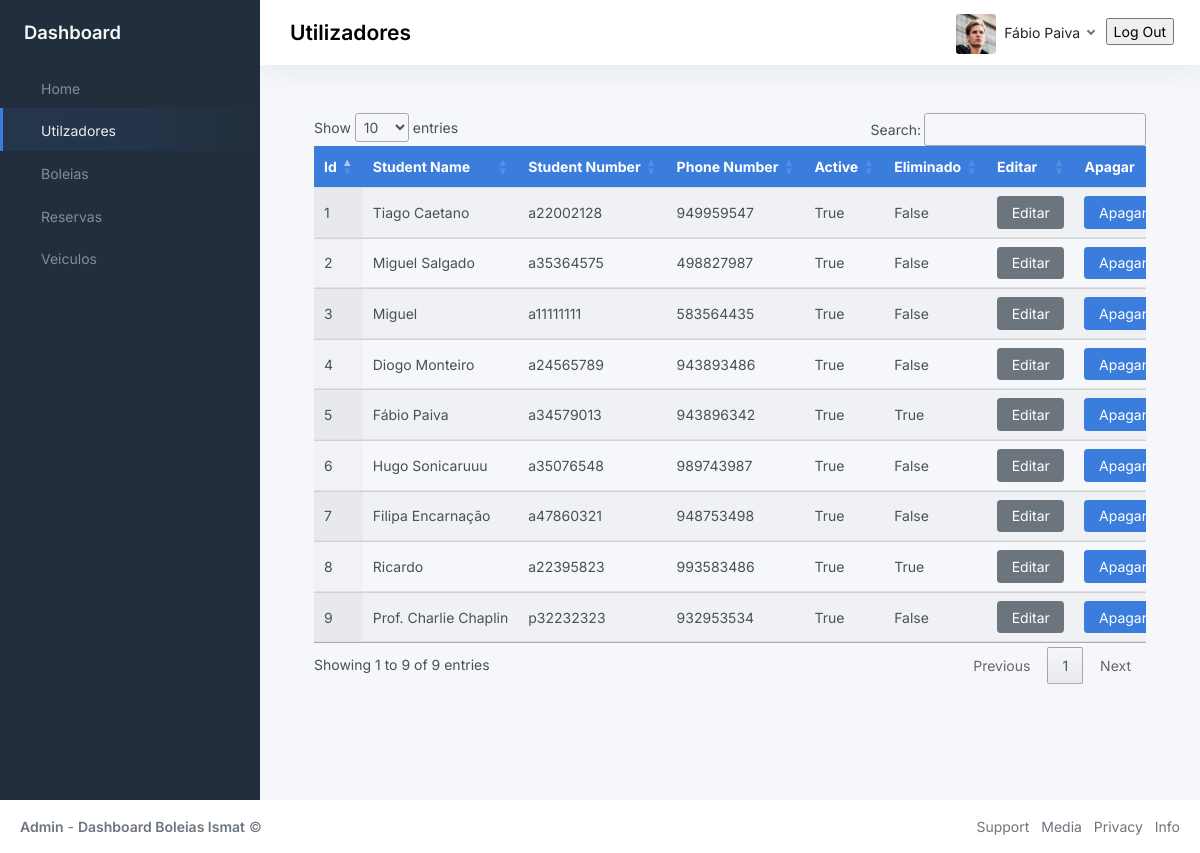
The page /usersPage (signed in) on the database as committed earlier.
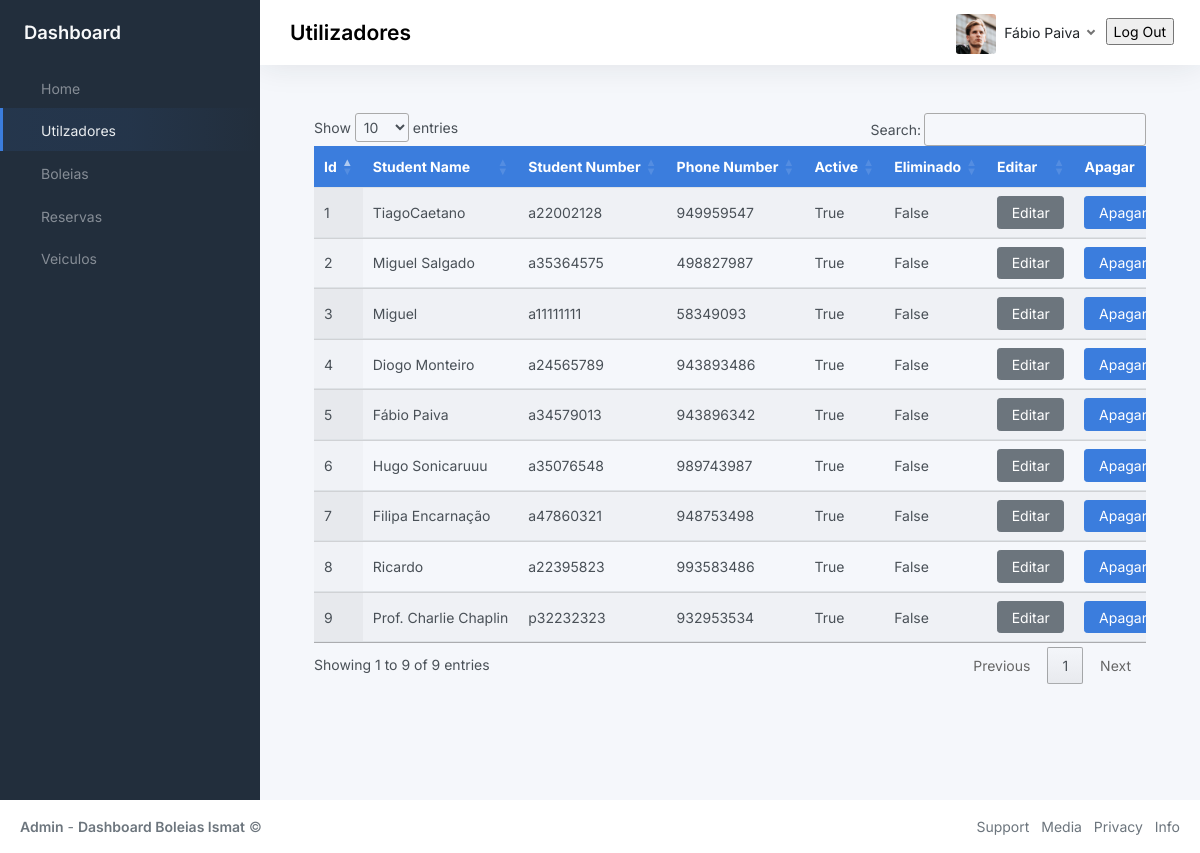
The same page on the database as committed later.
### BackOffice/models.py (models this page shows, shortened)
class User(db.Model, UserMixin):
	__tablename__ = 'user'
	id = db.Column(db.Integer, primary_key=True)
	name = db.Column(db.String(80), unique=True, nullable=False)
	student_number = db.Column(db.String(9), unique=True, nullable=False)
	phone_number = db.Column(db.Integer(), nullable=False)
	password = db.Column(db.String(60), nullable=False)
	gender = db.Column(db.String(10), nullable=False)
	registration_date = db.Column(db.DateTime, default=datetime.now)
	last_login_date = db.Column(db.DateTime, default=datetime.now)
	active = db.Column(db.Boolean())
	deleted = db.Column(db.Boolean(), default=False)

### BackOffice/userModule/__init__.py (the view, shortened to what this page needs)
@userModule.route('/usersPage', methods=['GET', 'POST'])
def toUsersPage():
    if current_user.is_authenticated:
        try:
            use_id = current_user.id
            activeUser =  db.session.query(User).filter(User.id==use_id).first()
            if request.method == 'GET':
                get_Users = db.session.query(User).all()
                return render_template("users.html", title="Login", get_Users = get_Users, activeUser = activeUser)
        except Exception as e:
            print(str(e))
    else:
        return redirect('/pages-sign-in')

### BackOffice/app.py (called while the page is built)
def create_app(config_filename):
    run = Flask(__name__)
    run.config.from_object(config_filename)
    db.init_app(run)
    bcrypt.init_app(run)
    with run.app_context():
        db.create_all()
    login_manager = LoginManager()
    login_manager.login_view = 'auth.login'
    login_manager.init_app(run)
    @login_manager.user_loader
    def load_user(user_id):
        return User.query.get(int(user_id))
    run.register_blueprint(login_module)
    run.register_blueprint(homeModule)
    run.register_blueprint(userModule)
    run.register_blueprint(rideModule)
    run.register_blueprint(reservaModule)
    run.register_blueprint(vehicleModule)
    return run

### BackOffice/templates/users.html (shortened to what this page needs)
{% extends 'index.html'%}
{% block navOptions %}
    <ul class="sidebar-nav">
        <li class="sidebar-item">
            <a class="sidebar-link" href="{{url_for('homeModule.toHomePage')}}">
                 <span class="align-middle">Home</span>
            </a>
        </li>
        <li class="sidebar-item  active">
            <a class="sidebar-link" href="{{url_for('userModule.toUsersPage')}}">
                 <span class="align-middle">Utilzadores</span>
            </a>
        </li>
        <li class="sidebar-item">
            <a class="sidebar-link" href="{{url_for('rideModule.toRidePage')}}">
                 <span class="align-middle">Boleias</span>
            </a>
        </li>
        <li class="sidebar-item">
            <a class="sidebar-link" href="{{url_for('reservaModule.toReservaPage')}}">
                 <span class="align-middle">Reservas</span>
            </a>
        </li>
        <li class="sidebar-item">
            <a class="sidebar-link" href="{{url_for('vehicleModule.toVehiclesPage')}}">
                 <span class="align-middle">Veiculos</span>
            </a>
        </li>
    </ul>
{% endblock navOptions %}
{% block page %}
<h3 class="position-absolute m-2 fw-bold text-">Utilizadores</h3>
{% endblock page %}
{% block profile %}
<img src="{{url_for('static', filename='img/avatars/avatar.jpg')}}" class="avatar img-fluid rounded me-1"/> <span class="text-dark">{{activeUser.name}}</span>
{% endblock profile %}
{% block content %}
<div class="container-md" id="table">
    <div class="table-responsive">
        <table class="table display nowrap" id="tabela">
            <thead class="bg-primary text-white">
                <tr>
                    <th>Id</th>
                    <th>Student Name</th>
                    <th>Student Number</th>
                    <th>Phone Number</th>
                    <th>Active</th>
                    <th>Eliminado</th>
                    <th>Editar</th>
                    <th>Apagar</th>
                </tr>
            </thead>
            <tbody>
                {% for user in get_Users %}
                <tr>
                <td>{{user.id}}</td>
                <td>{{user.name}}</td>
                <td>{{user.student_number}}</td>
                <td>{{user.phone_number	}}</td>
                <td>{{user.active}}</td>
                <td>{{user.deleted}}</td>
                <td><button class="Editar btn btn-secondary" id="{{user.id}}" data-bs-toggle="modal" data-bs-target="#staticBackdrop">Editar</button></td>
                <td><button class="Apagar btn btn-primary" id="{{user.id}}">Apagar User</button></td>
            </tr>
            {% endfor %}
            </tbody>
        </table>
    </div>
</div>
{% endblock content %}

### BackOffice/templates/index.html (shortened to what this page needs)
<!DOCTYPE html>
<html lang="en">
<head>
	<link rel="stylesheet" href="https://cdnjs.cloudflare.com/ajax/libs/font-awesome/6.2.1/css/all.min.css">
	<link href="https://cdn.jsdelivr.net/npm/bootstrap@5.2.3/dist/css/bootstrap.min.css" rel="stylesheet">
	<link rel="stylesheet" type="text/css" href="https://cdn.datatables.net/1.13.1/css/jquery.dataTables.css">
	<link href="{{url_for('static', filename='css/app.css')}}" rel="stylesheet">
</head>
<body>
	<div class="wrapper">
		<nav id="sidebar" class="sidebar js-sidebar">
			<div class="sidebar-content js-simplebar">
				<a class="sidebar-brand">
					<span class="align-middle">Dashboard</span>
				</a>
				{% block navOptions %}
				{% endblock navOptions %}
			</div>
		</nav>
		<div class="main">
			<nav class="navbar navbar-expand navbar-light navbar-bg">
				<div class="navbar-collapse collapse">
					{% block page %}
					{% endblock page %}
					<ul class="navbar-nav navbar-align">
						<a class="nav-link dropdown-toggle d-none d-sm-inline-block" href="#">
							{% block profile %}
							{% endblock profile %}
						</a>
						<div class="m-1">
							<form action="{{url_for('login.logOut')}}">
								<input type="submit" value="Log Out" />
							</form>
						</div>
					</ul>
				</div>
			</nav>
			<main class="content">
				{% block content %}
				{% endblock content %}
			</main>
		</div>
	</div>
	<footer class="footer">
		<div class="container-fluid ">
			<div class="row text-muted">
				<div class="col-6 text-start">
					<p class="mb-0">
						<a class="text-muted" href="https://www.ismat.pt/" target="_blank"><strong>Admin</strong></a> - <a class="text-muted" href="https://www.ismat.pt/" target="_blank"><strong>Dashboard Boleias Ismat</strong></a>								&copy;
					</p>
				</div>
				<div class="col-6 text-end">
					<ul class="list-inline">
						<li class="list-inline-item">
							<a class="text-muted" href="https://www.ismat.pt/instituto/contactos.html" target="_blank">Support</a>
						</li>
						<li class="list-inline-item">
							<a class="text-muted" href="https://www.ismat.pt/nos-media.html" target="_blank">Media</a>
						</li>
						<li class="list-inline-item">
							<a class="text-muted" href="https://www.ensinolusofona.pt/pt/politica-de-privacidade/" target="_blank">Privacy</a>
						</li>
						<li class="list-inline-item">
							<a class="text-muted" href="https://www.ismat.pt/informacoes-academicas.html" target="_blank">Info</a>
						</li>
					</ul>
				</div>
			</div>
		</div>
	</footer>
</body>
</html>

Rows that differ between the two databases and show on the page:
changed User "Fábio Paiva": deleted "True" → "False"
changed User id 1: name "Tiago Caetano" → "TiagoCaetano"
changed User "Miguel": phone_number "583564435" → "58349093"
changed User "Ricardo": deleted "True" → "False"
